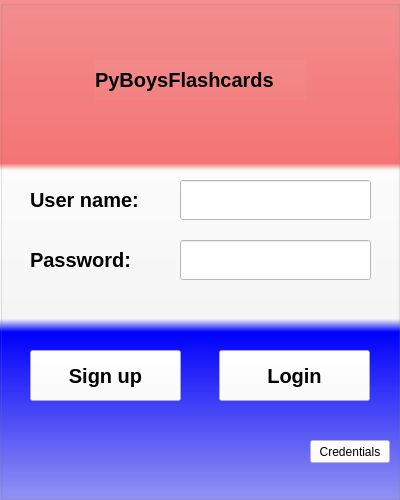
<?xml version="1.0" encoding="UTF-8"?>
<ui version="4.0">
 <class>loginwindow</class>
 <widget class="QMainWindow" name="loginwindow">
  <property name="geometry">
   <rect>
    <x>0</x>
    <y>0</y>
    <width>400</width>
    <height>500</height>
   </rect>
  </property>
  <property name="minimumSize">
   <size>
    <width>400</width>
    <height>400</height>
   </size>
  </property>
  <property name="maximumSize">
   <size>
    <width>400</width>
    <height>500</height>
   </size>
  </property>
  <property name="windowTitle">
   <string>PyBoysFlashcards</string>
  </property>
  <property name="windowIcon">
   <iconset>
    <normaloff>../flashcards/12345.png</normaloff>../flashcards/12345.png</iconset>
  </property>
  <widget class="QWidget" name="centralwidget">
   <widget class="QGroupBox" name="groupBox">
    <property name="geometry">
     <rect>
      <x>0</x>
      <y>0</y>
      <width>400</width>
      <height>500</height>
     </rect>
    </property>
    <property name="styleSheet">
     <string notr="true">background-color: qlineargradient(spread:pad, x1:0, y1:0, x2:0, y2:1, stop:0 rgba(255, 0, 0, 102), stop:0.326316 rgba(255, 0, 0, 130), stop:0.339799 rgba(255, 255, 255, 255), stop:0.636842 rgba(255, 255, 255, 135), stop:0.662469 rgba(0, 0, 255, 255), stop:1 rgba(0, 0, 255, 95));</string>
    </property>
    <property name="title">
     <string/>
    </property>
    <widget class="QLabel" name="label_2">
     <property name="geometry">
      <rect>
       <x>30</x>
       <y>180</y>
       <width>141</width>
       <height>40</height>
      </rect>
     </property>
     <property name="minimumSize">
      <size>
       <width>0</width>
       <height>40</height>
      </size>
     </property>
     <property name="font">
      <font>
       <pointsize>15</pointsize>
       <weight>75</weight>
       <bold>true</bold>
      </font>
     </property>
     <property name="styleSheet">
      <string notr="true">background-color: rgba(255, 255, 255, 10);</string>
     </property>
     <property name="text">
      <string>User name:</string>
     </property>
    </widget>
    <widget class="QLineEdit" name="username_edit">
     <property name="geometry">
      <rect>
       <x>180</x>
       <y>180</y>
       <width>191</width>
       <height>40</height>
      </rect>
     </property>
     <property name="font">
      <font>
       <pointsize>15</pointsize>
       <weight>75</weight>
       <bold>true</bold>
      </font>
     </property>
     <property name="styleSheet">
      <string notr="true">background-color: rgb(255, 255, 255);</string>
     </property>
     <property name="text">
      <string/>
     </property>
    </widget>
    <widget class="QPushButton" name="login_button">
     <property name="geometry">
      <rect>
       <x>219</x>
       <y>350</y>
       <width>151</width>
       <height>51</height>
      </rect>
     </property>
     <property name="font">
      <font>
       <pointsize>15</pointsize>
       <weight>75</weight>
       <bold>true</bold>
      </font>
     </property>
     <property name="styleSheet">
      <string notr="true">background-color: rgb(255, 255, 255,150);</string>
     </property>
     <property name="text">
      <string>Login</string>
     </property>
    </widget>
    <widget class="QLabel" name="label_3">
     <property name="geometry">
      <rect>
       <x>95</x>
       <y>60</y>
       <width>212</width>
       <height>40</height>
      </rect>
     </property>
     <property name="minimumSize">
      <size>
       <width>0</width>
       <height>40</height>
      </size>
     </property>
     <property name="font">
      <font>
       <pointsize>15</pointsize>
       <weight>75</weight>
       <bold>true</bold>
      </font>
     </property>
     <property name="styleSheet">
      <string notr="true">background-color: rgba(255, 255, 255, 10);</string>
     </property>
     <property name="text">
      <string>PyBoysFlashcards</string>
     </property>
    </widget>
    <widget class="QPushButton" name="credentials">
     <property name="geometry">
      <rect>
       <x>310</x>
       <y>440</y>
       <width>80</width>
       <height>23</height>
      </rect>
     </property>
     <property name="styleSheet">
      <string notr="true">background-color: rgba(255, 255, 255, 150);</string>
     </property>
     <property name="text">
      <string>Credentials</string>
     </property>
    </widget>
    <widget class="QLabel" name="password_label">
     <property name="geometry">
      <rect>
       <x>30</x>
       <y>240</y>
       <width>141</width>
       <height>40</height>
      </rect>
     </property>
     <property name="minimumSize">
      <size>
       <width>0</width>
       <height>40</height>
      </size>
     </property>
     <property name="font">
      <font>
       <pointsize>15</pointsize>
       <weight>75</weight>
       <bold>true</bold>
      </font>
     </property>
     <property name="styleSheet">
      <string notr="true">background-color: rgba(255, 255, 255, 10);</string>
     </property>
     <property name="text">
      <string>Password:</string>
     </property>
    </widget>
    <widget class="QLineEdit" name="password_edit_2">
     <property name="geometry">
      <rect>
       <x>180</x>
       <y>240</y>
       <width>191</width>
       <height>40</height>
      </rect>
     </property>
     <property name="font">
      <font>
       <pointsize>15</pointsize>
       <weight>75</weight>
       <bold>true</bold>
      </font>
     </property>
     <property name="styleSheet">
      <string notr="true">background-color: rgb(255, 255, 255);</string>
     </property>
     <property name="text">
      <string/>
     </property>
     <property name="echoMode">
      <enum>QLineEdit::Password</enum>
     </property>
    </widget>
    <widget class="QPushButton" name="login_button_2">
     <property name="geometry">
      <rect>
       <x>30</x>
       <y>350</y>
       <width>151</width>
       <height>51</height>
      </rect>
     </property>
     <property name="font">
      <font>
       <pointsize>15</pointsize>
       <weight>75</weight>
       <bold>true</bold>
      </font>
     </property>
     <property name="styleSheet">
      <string notr="true">background-color: rgb(255, 255, 255,150);</string>
     </property>
     <property name="text">
      <string>Sign up</string>
     </property>
    </widget>
   </widget>
  </widget>
 </widget>
 <resources/>
 <connections/>
</ui>
